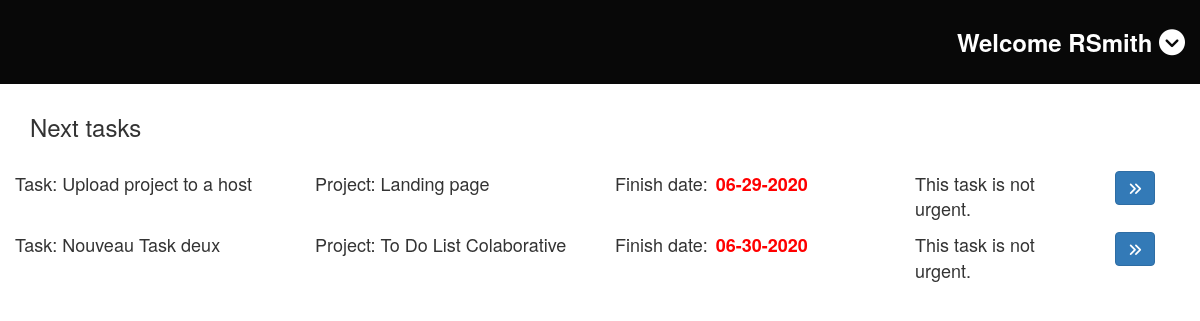
The app's page /home.php (signed in) with its own data.
### tables this page shows
CREATE TABLE `task` (
  `id_task` int(11) NOT NULL,
  `description` varchar(255) NOT NULL,
  `date` date NOT NULL,
  `id_person_assign` int(11) NOT NULL,
  `complete` tinyint(1) NOT NULL,
  `urgency` tinyint(1) NOT NULL,
  `id_team` int(11) NOT NULL,
  `id_project` int(11) NOT NULL
);

CREATE TABLE `project` (
  `id_project` int(11) NOT NULL,
  `name_project` varchar(255) NOT NULL,
  `description_project` varchar(255) NOT NULL,
  `date_project` date NOT NULL,
  `id_team` int(11) NOT NULL,
  `complete` tinyint(1) NOT NULL
);

### views/tasks.php (the view)
<div class="content container">
    <div class="row">
       <h3 class="col-sm-6" style="margin: 0 0 30px;">Next tasks</h3>
    </div>
    <div class="row tasks">
    <?php
    $today  = new Datetime();
    $query  = "select task.id_project, task.description, task.date, task.urgency, project.name_project from task inner join project on project.id_project = task.id_project where task.id_person_assign = $id_user and task.complete = 0 order by task.date ASC";
    $result = mysqli_query($conn, $query);
    if ($result){
        if(mysqli_num_rows($result) > 0){
            while ($rows = mysqli_fetch_assoc($result)){
                $id_project  = $rows['id_project'];
                $description = $rows['description'];
                $project     = $rows['name_project'];
                $date        = new Datetime($rows['date']);
                $dateStr     = $date->format("m-d-Y");
    ?>
            <div class="row task">
                <div class="col-sm-3"><p>Task: <?php echo $description?></p></div>
                <div class="col-sm-3"><p>Project: <?php echo $project;?></p></div>
                <div class="col-sm-3"><p>Finish date: <?php if ($today < $date)
                                                                echo $dateStr;
                                                            else
                                                                echo "<span class=\"blink warning\"> $dateStr";?>
                                      </p></div>
                <div class="col-sm-2">
                <?php if ($rows['urgency'] == 1){
                    echo "<p class=\"blink warning\">This task is urgent!</p>";
                }
                else{
                    echo "<p>This task is not urgent.</p>";
                }
                ?>
                </div>
                <div class="col-sm-1">
                    <a class="btn btn-primary more-project" data-toggle="tooltip" title="See project" id="<?php echo $id_project;?>"><i class="fas fa-angle-double-right"></i></a>
                </div>
            </div>
    <?php
            }
        }
        else{
    ?>
            <h2 style="text-align: center;">No tasks pending.</h2>
    <?php
        }
    }
    ?>
    </div>
</div>

### assets/css/style.css (style rules this page uses)
a,p,label { font-size: 18px; }
span { margin: 3px; }
.blink { animation: blinker 1.5s linear infinite; }
.warning { color: #ff0000; font-weight: bold; }
.content { margin: 30px auto; }

### records on screen
task: description "Upload project to a host", id_project.name_project "Landing page", date "06-29-2020", urgency "This task is not urgent."
task: description "Nouveau Task deux", id_project.name_project "To Do List Colaborative", date "06-30-2020", urgency "This task is not urgent."

### other values on screen
$userlog "RSmith"
